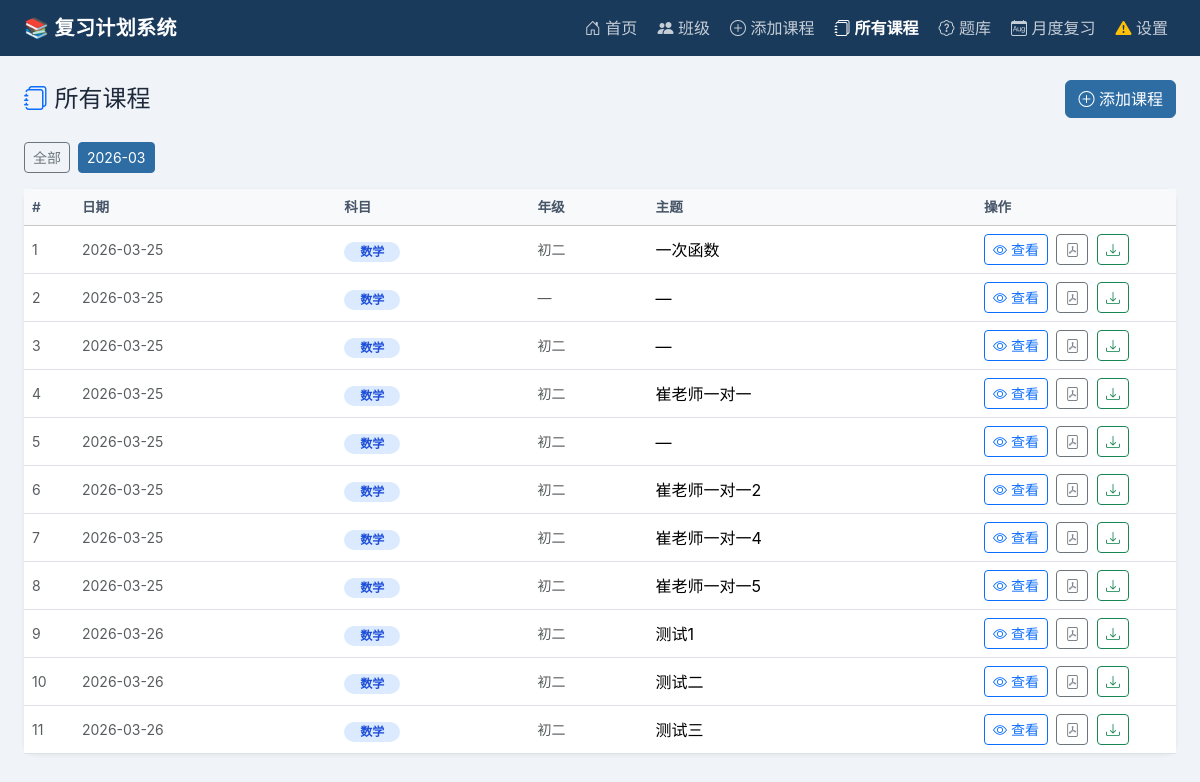
Page /lessons?month=2026-03 on the committed database.
### tables this page shows
CREATE TABLE lessons (
            id          INTEGER PRIMARY KEY AUTOINCREMENT,
            date        TEXT NOT NULL,
            subject     TEXT,
            grade       TEXT,
            topic       TEXT,
            summary     TEXT,
            weak_points TEXT,
            plan_json   TEXT,
            pdf_path    TEXT,
            created_at  TEXT DEFAULT (datetime('now','localtime'))
        , class_id INTEGER REFERENCES classes(id) ON DELETE SET NULL);

### app.py (the view)
@app.route("/lessons")
def lessons_list():
    month = request.args.get("month", "")
    lessons = list_lessons(month)
    months = _get_all_months()
    return render_template("lessons.html", lessons=lessons,
                           month=month, months=months)

### app.py (called while the page is built)
def get_config():
    if CFG_PATH.exists():
        with open(CFG_PATH, encoding="utf-8") as f:
            return json.load(f)
    return {}

def has_api_key():
    cfg = get_config()
    provider = cfg.get("provider", "openai")
    if provider == "deepseek":
        key = cfg.get("deepseek_api_key", "") or os.environ.get("DEEPSEEK_API_KEY", "")
    elif provider == "mimo":
        key = cfg.get("mimo_api_key", "") or os.environ.get("MIMO_API_KEY", "")
    elif provider == "n1n":
        key = cfg.get("n1n_api_key", "") or os.environ.get("N1N_API_KEY", "")
    else:
        key = cfg.get("openai_api_key", "") or os.environ.get("OPENAI_API_KEY", "")
    return bool(key.strip())

def _get_all_months():
    lessons = list_lessons()
    return sorted(
        set(l["date"][:7] for l in lessons if l.get("date")), reverse=True
    )

@app.context_processor
def inject_globals():
    return dict(
        has_key=has_api_key(),
        current_endpoint=request.endpoint,
        all_classes=list_classes(),
    )

### lesson_manager.py (called while the page is built)
def get_conn() -> sqlite3.Connection:
    conn = sqlite3.connect(DB_PATH)
    conn.row_factory = sqlite3.Row
    return conn

def list_lessons(month_str: str = "", class_id: int = 0) -> list:
    with get_conn() as conn:
        if class_id and month_str:
            rows = conn.execute(
                "SELECT * FROM lessons WHERE class_id=? AND date LIKE ? ORDER BY date",
                (class_id, f"{month_str}%")
            ).fetchall()
        elif class_id:
            rows = conn.execute(
                "SELECT * FROM lessons WHERE class_id=? ORDER BY date DESC",
                (class_id,)
            ).fetchall()
        elif month_str:
            rows = conn.execute(
                "SELECT * FROM lessons WHERE date LIKE ? ORDER BY date",
                (f"{month_str}%",)
            ).fetchall()
        else:
            rows = conn.execute(
                "SELECT * FROM lessons ORDER BY date DESC"
            ).fetchall()
        return [dict(r) for r in rows]

def list_classes():
    with get_conn() as conn:
        rows = conn.execute(
            "SELECT c.*, COUNT(l.id) as lesson_count FROM classes c "
            "LEFT JOIN lessons l ON l.class_id = c.id "
            "GROUP BY c.id ORDER BY c.created_at DESC"
        ).fetchall()
        return [dict(r) for r in rows]

### templates/lessons.html (shortened to what this page needs)
{% extends "base.html" %}
{% block content %}
<div class="d-flex justify-content-between align-items-center mt-2 mb-4">
  <h4 class="mb-0">
    <i class="bi bi-journals text-primary"></i> 所有课程
  </h4>
  <a href="/add" class="btn btn-primary">
    <i class="bi bi-plus-circle"></i> 添加课程
  </a>
</div>
{% if months %}
<div class="mb-3 d-flex flex-wrap gap-2">
  <a href="/lessons"
     class="btn btn-sm {{ 'btn-primary' if not month else 'btn-outline-secondary' }}">
    全部
  </a>
  {% for m in months %}
  <a href="/lessons?month={{ m }}"
     class="btn btn-sm {{ 'btn-primary' if month == m else 'btn-outline-secondary' }}">
    {{ m }}
  </a>
  {% endfor %}
</div>
{% endif %}
<div class="card">
  <div class="card-body p-0">
    {% if lessons %}
    <div class="table-responsive">
      <table class="table table-hover align-middle mb-0">
        <thead class="table-light">
          <tr>
            <th style="width:50px">#</th>
            <th>日期</th>
            <th>科目</th>
            <th>年级</th>
            <th>主题</th>
            <th style="width:200px">操作</th>
          </tr>
        </thead>
        <tbody>
          {% for l in lessons %}
          <tr>
            <td class="text-muted small">{{ l.id }}</td>
            <td class="text-muted small">{{ l.date }}</td>
            <td>
              <span class="badge rounded-pill px-3"
                    style="background:#dbeafe;color:#1d4ed8">
                {{ l.subject or '—' }}
              </span>
            </td>
            <td class="text-muted small">{{ l.grade or '—' }}</td>
            <td>{{ l.topic or '—' }}</td>
            <td>
              <a href="/lessons/{{ l.id }}"
                 class="btn btn-sm btn-outline-primary">
                <i class="bi bi-eye"></i> 查看
              </a>
              {% if l.pdf_path %}
              <a href="/pdf/{{ l.id }}" target="_blank"
                 class="btn btn-sm btn-outline-secondary ms-1">
                <i class="bi bi-file-pdf"></i>
              </a>
              <a href="/pdf/download/{{ l.id }}"
                 class="btn btn-sm btn-outline-success ms-1">
                <i class="bi bi-download"></i>
              </a>
              {% endif %}
            </td>
          </tr>
          {% endfor %}
        </tbody>
      </table>
    </div>
    {% endif %}
  </div>
</div>
{% endblock %}

### templates/base.html (style rules this page uses)
:root { --brand: #1a3a5c; --brand2: #2e6da4; --accent: #3a7d44; }
body { background: #f0f4f8; font-family: -apple-system, "PingFang SC", "Helvetica Neue", sans-serif; color: #1e293b; }
.card { border: none; border-radius: 12px; box-shadow: 0 1px 4px rgba(0,0,0,.07); }
.btn-primary { background: var(--brand2); border-color: var(--brand2); }
.table { margin-bottom: 0; }
.table th { font-weight: 600; font-size: .85rem; color: #475569; }

### rows in the picture
lessons: id "1", date "2026-03-25", subject "数学", grade "初二", topic "一次函数"
lessons: id "2", date "2026-03-25", subject "数学", grade "—", topic "—"
lessons: id "3", date "2026-03-25", subject "数学", grade "初二", topic "—"
lessons: id "4", date "2026-03-25", subject "数学", grade "初二", topic "崔老师一对一"
lessons: id "5", date "2026-03-25", subject "数学", grade "初二", topic "—"
lessons: id "6", date "2026-03-25", subject "数学", grade "初二", topic "崔老师一对一2"
lessons: id "7", date "2026-03-25", subject "数学", grade "初二", topic "崔老师一对一4"
lessons: id "8", date "2026-03-25", subject "数学", grade "初二", topic "崔老师一对一5"
lessons: id "9", date "2026-03-26", subject "数学", grade "初二", topic "测试1"
lessons: id "10", date "2026-03-26", subject "数学", grade "初二", topic "测试二"
lessons: id "11", date "2026-03-26", subject "数学", grade "初二", topic "测试三"

### other values in the picture
{{ m }} "2026-03"
